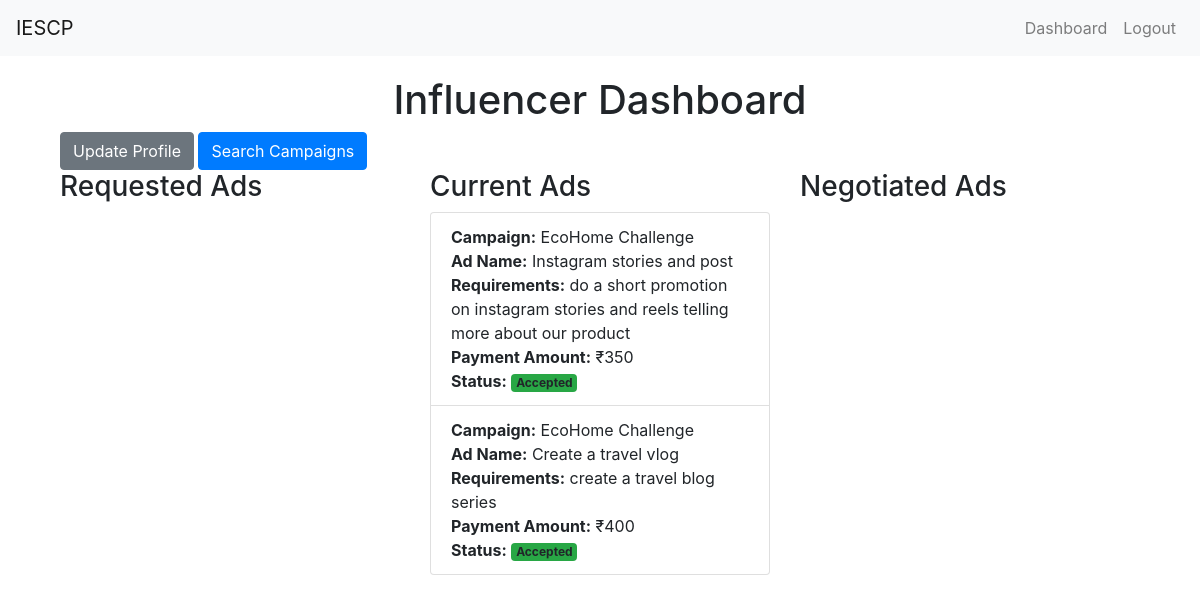
The page /influencer_dashboard (signed in) on the database its author committed.
### app.py (models this page shows, shortened)
class AdRequest(db.Model):
    id = db.Column(db.Integer, primary_key=True)
    campaign_id = db.Column(db.Integer, db.ForeignKey('campaign.id', ondelete='CASCADE'), nullable=False)
    influencer_id = db.Column(db.Integer, db.ForeignKey('user.id', ondelete='CASCADE'), nullable=False)
    name = db.Column(db.String(100), nullable=False)
    requirements = db.Column(db.Text)
    payment_amount = db.Column(db.Integer)
    negotiation_comment = db.Column(db.Text, nullable=True)
    status = db.Column(db.String(20), nullable=False, default='Requested')
    flagged = db.Column(db.Boolean, default=False)

class Campaign(db.Model):
    id = db.Column(db.Integer, primary_key=True)
    name = db.Column(db.String(100), nullable=False)
    description = db.Column(db.String(200))
    start_date = db.Column(db.DateTime, default=db.func.current_timestamp())
    end_date = db.Column(db.DateTime)
    niche = db.Column(db.String(100))
    budget = db.Column(db.Float, nullable=False)
    owner_id = db.Column(db.Integer, db.ForeignKey('user.id', ondelete='CASCADE'), nullable=False)
    visibility = db.Column(db.String(10))  # 'public' or 'private'
    flagged = db.Column(db.Boolean, default=False)
    ad_requests = db.relationship('AdRequest', backref='campaign', lazy=True, cascade='all, delete-orphan')

### app.py (the view)
@app.route('/influencer_dashboard')
@login_required
def influencer_dashboard():
    if current_user.role != 'influencer':
        flash('Access unauthorized!', 'danger')
        return redirect(url_for('index'))
    requested_ads = AdRequest.query.filter_by(influencer_id=current_user.id, status='Requested').all()
    current_ads = AdRequest.query.filter_by(influencer_id=current_user.id, status='Accepted').all()
    negotiated_ads = AdRequest.query.filter_by(influencer_id=current_user.id, status='Negotiated').all()
    return render_template('influencer_dashboard.html', current_ads=current_ads, negotiated_ads=negotiated_ads, requested_ads=requested_ads)

### app.py (called while the page is built)
@login_manager.user_loader
def load_user(user_id):
    return User.query.get(int(user_id))

### templates/influencer_dashboard.html (shortened to what this page needs)
{% extends "layout.html" %}
{% block content %}
<div class="container">
    <h1 class="text-center">Influencer Dashboard</h1>
    <a href="{{ url_for('profile') }}" class="btn btn-secondary">Update Profile</a>
    <a href="{{ url_for('search_campaigns') }}" class="btn btn-primary">Search Campaigns</a>
    <div class="row">
        <div class="col-md-4">
            <h3>Requested Ads</h3>
        </div>
        <div class="col-md-4">
            <h3>Current Ads</h3>
            <ul class="list-group">
                {% for ad in current_ads %}
                <li class="list-group-item">
                    <strong>Campaign:</strong> {{ ad.campaign.name }}<br>
                    <strong>Ad Name:</strong> {{ ad.name }}<br>
                    <strong>Requirements:</strong> {{ ad.requirements }}<br>
                    <strong>Payment Amount:</strong> &#x20b9;{{ ad.payment_amount }}<br>
                    <strong>Status:</strong> <span class="badge bg-success">{{ ad.status }}</span>
                </li>
                {% endfor %}
            </ul>
        </div>
        <div class="col-md-4">
            <h3>Negotiated Ads</h3>
        </div>
    </div>
</div>
{% endblock %}

### templates/layout.html (style rules this page uses)
.container { margin-top: 20px; }

### rows shown on the page
AdRequest: campaign.name "EcoHome Challenge", name "Instagram stories and post", requirements "do a short promotion on instagram stories and reels telling more about our product", payment_amount "350", status "Accepted"
AdRequest: campaign.name "EcoHome Challenge", name "Create a travel vlog", requirements "create a travel blog series", payment_amount "400", status "Accepted"
